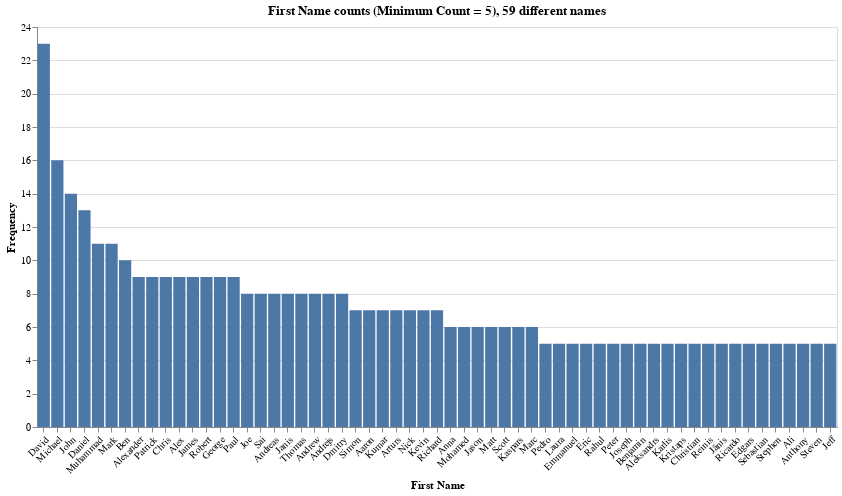

Notebook code for this chart:
### Markdown cell above
## Dynamic bar plot

### Code cell
import altair as alt

# Create a DataFrame for Altair

names_df = names.reset_index()
names_df.columns = ['Name', 'Frequency']

# Create the Altair bar chart
alt.Chart(names_df).mark_bar().encode(
    x=alt.X('Name:N', sort='-y', axis=alt.Axis(title='First Name', labelAngle=-45)),
    y=alt.Y('Frequency:Q', axis=alt.Axis(title='Frequency')),
    tooltip=['Name', 'Frequency']
).properties(
    width=800,
    height=400,
    title=f"First Name counts (Minimum Count = {n}), {len(names)} different names"
)

### Figure 1 — Vega-Lite specification as saved in the notebook (floating-point values rounded to 4 significant figures)
{"config": {"view": {"continuousWidth": 300, "continuousHeight": 300}}, "data": {"name": "data-1c7e4a98500cb82fcf7ce6caaf06e9ce"}, "mark": {"type": "bar"}, "encoding": {"tooltip": [{"field": "Name", "type": "nominal"}, {"field": "Frequency", "type": "quantitative"}], "x": {"axis": {"labelAngle": -45, "title": "First Name"}, "field": "Name", "sort": "-y", "type": "nominal"}, "y": {"axis": {"title": "Frequency"}, "field": "Frequency", "type": "quantitative"}}, "height": 400, "title": "First Name counts (Minimum Count = 5), 59 different names", "width": 800, "$schema": "https://vega.github.io/schema/vega-lite/v5.20.1.json", "datasets": {"data-1c7e4a98500cb82fcf7ce6caaf06e9ce": [{"Name": "David", "Frequency": 23}, {"Name": "Michael", "Frequency": 16}, {"Name": "John", "Frequency": 14}, {"Name": "Daniel", "Frequency": 13}, {"Name": "Muhammad", "Frequency": 11}, {"Name": "Mark", "Frequency": 11}, {"Name": "Ben", "Frequency": 10}, {"Name": "Alexander", "Frequency": 9}, {"Name": "Patrick", "Frequency": 9}, {"Name": "Chris", "Frequency": 9}, {"Name": "Alex", "Frequency": 9}, {"Name": "James", "Frequency": 9}, {"Name": "Robert", "Frequency": 9}, {"Name": "George", "Frequency": 9}, {"Name": "Paul", "Frequency": 9}, {"Name": "Joe", "Frequency": 8}, {"Name": "Sai", "Frequency": 8}, {"Name": "Andreas", "Frequency": 8}, {"Name": "Janis", "Frequency": 8}, {"Name": "Thomas", "Frequency": 8}, {"Name": "Andrew", "Frequency": 8}, {"Name": "Andrejs", "Frequency": 8}, {"Name": "Dmitry", "Frequency": 8}, {"Name": "Simon", "Frequency": 7}, {"Name": "Aaron", "Frequency": 7}, {"Name": "Kumar", "Frequency": 7}, {"Name": "Arturs", "Frequency": 7}, {"Name": "Nick", "Frequency": 7}, {"Name": "Kevin", "Frequency": 7}, {"Name": "Richard", "Frequency": 7}, {"Name": "Anna", "Frequency": 6}, {"Name": "Mohamed", "Frequency": 6}, {"Name": "Jason", "Frequency": 6}, {"Name": "Matt", "Frequency": 6}, {"Name": "Scott", "Frequency": 6}, {"Name": "Kaspars", "Frequency": 6}, {"Name": "Marc", "Frequency": 6}, {"Name": "Pedro", "Frequency": 5}, {"Name": "Laura", "Frequency": 5}, {"Name": "Emmanuel", "Frequency": 5}, {"Name": "Eric", "Frequency": 5}, {"Name": "Rahul", "Frequency": 5}, {"Name": "Peter", "Frequency": 5}, {"Name": "Joseph", "Frequency": 5}, {"Name": "Benjamin", "Frequency": 5}, {"Name": "Aleksandrs", "Frequency": 5}, {"Name": "Karlis", "Frequency": 5}, {"Name": "Kristaps", "Frequency": 5}, {"Name": "Christian", "Frequency": 5}, {"Name": "Reinis", "Frequency": 5}, {"Name": "Jānis", "Frequency": 5}, {"Name": "Ricardo", "Frequency": 5}, {"Name": "Edgars", "Frequency": 5}, {"Name": "Sebastian", "Frequency": 5}, {"Name": "Stephen", "Frequency": 5}, {"Name": "Ali", "Frequency": 5}, {"Name": "Anthony", "Frequency": 5}, {"Name": "Steven", "Frequency": 5}, {"Name": "Jeff", "Frequency": 5}]}}
